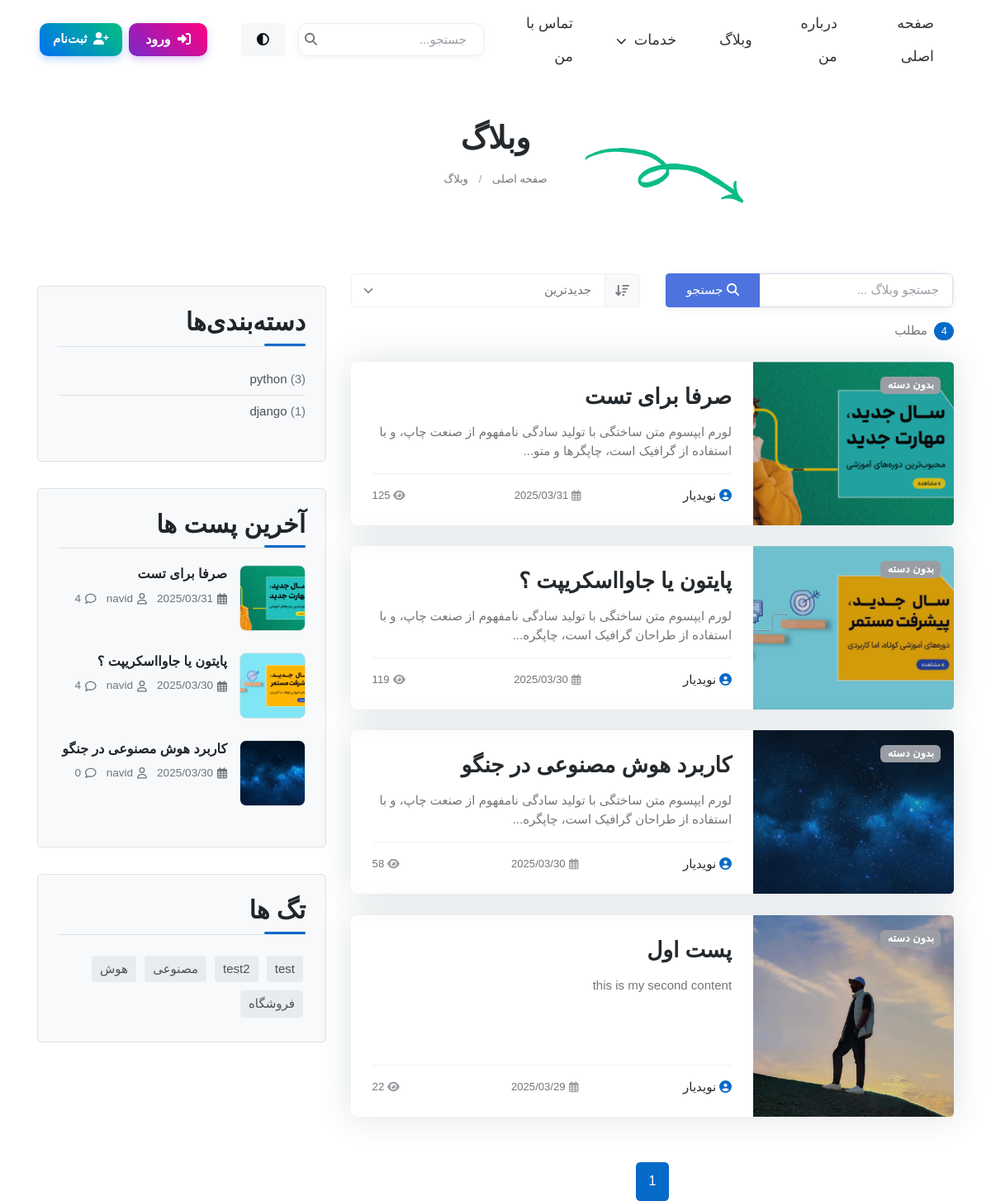
Page /blog/ (upper part) on the earlier database version.
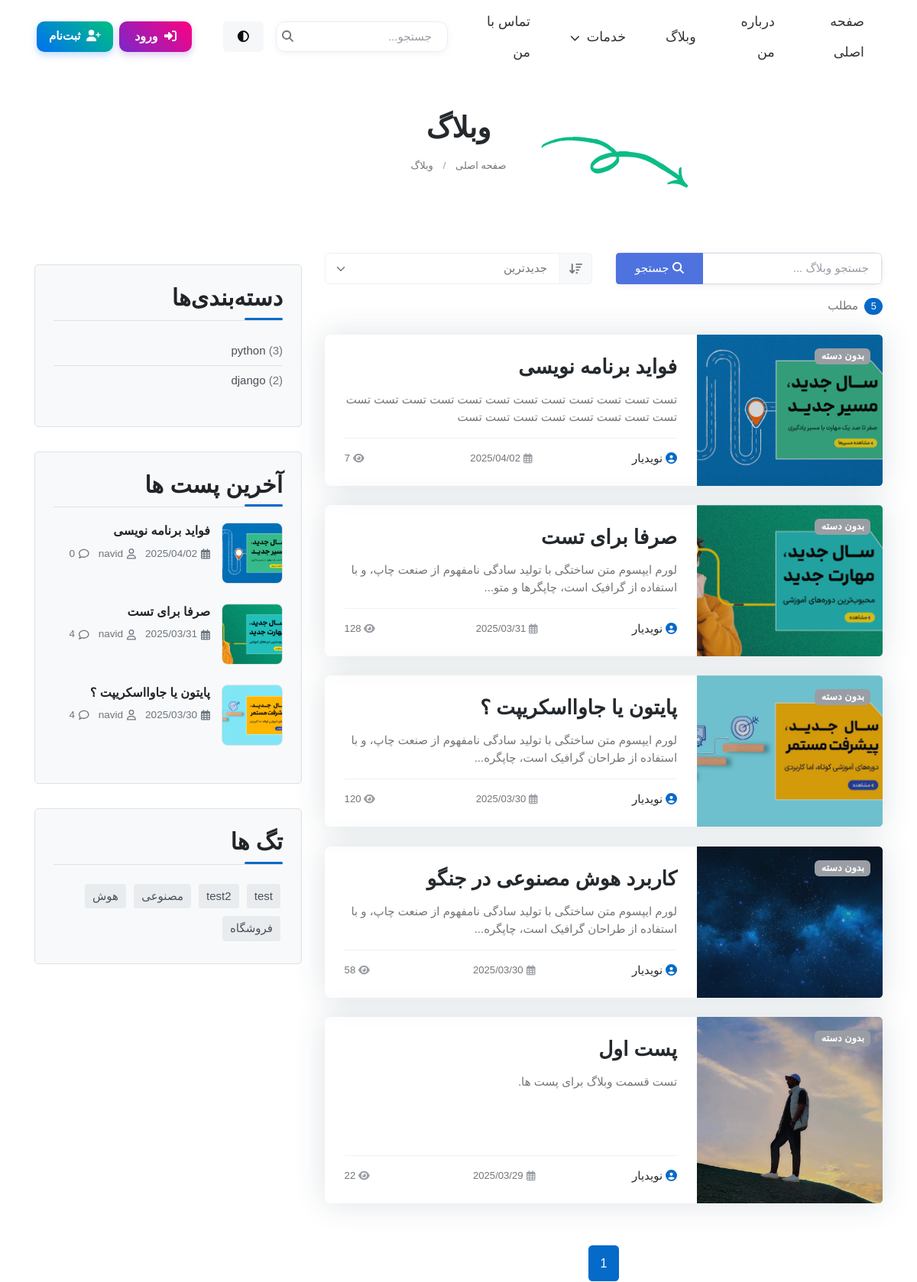
Same page on the later database version.
### blog/models.py (models this page shows, shortened)
class Post(models.Model):
    author = models.ForeignKey(User, on_delete=models.SET_NULL, null=True, blank=True)
    title = models.CharField(max_length=200 , unique=True )
    slug = models.SlugField(max_length=255, unique=True, null=True, blank=True)
    content = models.TextField()
    image = models.ImageField(upload_to='blog_images/', default='blog_images/default.jpg')
    category = models.ForeignKey(Category, on_delete=models.CASCADE, null=True, blank=True)
    tags = TaggableManager()
    count_views = models.IntegerField(default=0)
    status = models.BooleanField(default=False)
    publish_at = models.DateTimeField(null=True, blank=True)
    created_at = models.DateTimeField(auto_now_add=True)
    updated_at = models.DateTimeField(auto_now=True)
    login_required = models.BooleanField(default=False)
    class Meta:
        ordering = ['-created_at']

class Category(models.Model):
    name = models.CharField(max_length=200)
    def get_post_count(self):
        return self.post_set.filter(status=True).count()

### blog/views.py (the view)
# urls.py: path('', views.blog, name='blog'),
def blog(request):
    category_name = request.GET.get('category')
    tag_name = request.GET.get('tag')
    search_query = request.GET.get('q')
    sort_type = request.GET.get('sort', 'newest')  # مقدار پیش‌فرض: جدیدترین
    all_posts = Post.objects.filter(status=True)
    posts = all_posts
    if category_name:
        posts = posts.filter(category__name=category_name)
    if tag_name:
        posts = posts.filter(tags__name=tag_name)
    if search_query:
        posts = posts.filter(title__icontains=search_query) | posts.filter(content__icontains=search_query)
    if sort_type == 'newest':
        posts = posts.order_by('-created_at')
    elif sort_type == 'oldest':
        posts = posts.order_by('created_at')
    elif sort_type == 'popular':
        posts = posts.order_by('-count_views')
    else:
        posts = posts.order_by('-created_at')  # مرتب‌سازی پیش‌فرض
    categories = Category.objects.all().distinct()
    tags = Tag.objects.all()
    latest_posts = Post.objects.filter(status=True).order_by('-created_at')[:3]
    for post in posts:
        if not post.slug or post.slug == '':
            post.slug = slugify(post.title)
            if not post.slug:
                post.slug = f"post-{post.id}"
            post.save()
    page = request.GET.get('page', 1)
    posts_per_page = 5  # تعداد پست در هر صفحه
    paginator = Paginator(posts, posts_per_page)
    try:
        paginated_posts = paginator.page(page)
    except PageNotAnInteger:
        paginated_posts = paginator.page(1)
    except EmptyPage:
        paginated_posts = paginator.page(paginator.num_pages)
    return render(request, 'blog/index.html', {
        'posts': paginated_posts,
        'all_posts_count': posts.count(),  # تعداد پست‌های فیلتر شده
        'total_posts_count': all_posts.count(),  # تعداد کل پست‌ها
        'categories': categories,
        'tags': tags,
        'selected_category': category_name,
        'selected_tag': tag_name,
        'search_query': search_query,
        'sort_type': sort_type,
        'latest_posts': latest_posts
    })

### blog/templatetags/blog_filters.py (called while the page is built)
@register.filter(name='clean_text_excerpt')
def clean_text_excerpt(value, length=100):
    if not value:
        return ""
    text = strip_tags(value)
    text = html.unescape(text)
    text = re.sub(r'\s+', ' ', text).strip()
    if len(text) > length:
        text = text[:length] + '...'
    return text

### templates/blog/index.html (shortened to what the changed rows need)
{% extends 'base.html' %}
{% load static %}
{% load blog_filters %}
{% block content %}
    <main>
<section class="py-5">
	<div class="container">
		<div class="row position-relative">
			<div class="col-lg-10 mx-auto text-center position-relative">
				<h1 class="fs-2">وبلاگ</h1>
			</div>
		</div>
	</div>
</section>
<section class="py-5">
	<div class="container">
		<div class="row">
			<div class="col-lg-8 pt-5 pt-lg-0">
				<div class="row mb-4 align-items-center">
					<div class="col-12 col-xl-3 d-flex justify-content-between align-items-center mt-3 mt-xl-0">
						<div class="mb-0 text-end result-count">
							<span class="badge bg-primary rounded-pill me-1">{{all_posts_count}}</span>
							{% if search_query or selected_category or selected_tag %}
                                نتیجه
                                {% if all_posts_count != total_posts_count %}(از {{total_posts_count}} مطلب){% endif %}
							{% else %}
								مطلب
							{% endif %}
						</div>
					</div>
				</div>
				<div class="row g-4">
					 {% for post in posts %}
					<div class="col-12">
						<div class="card bg-transparent shadow h-100 transition-hover border-0 hover-translate-y">
							<div class="row g-0">
								<div class="col-lg-4">
									<div class="overflow-hidden rounded-start h-100">
										<img src="{% if post.image %}{{post.image.url}}{% else %} {% static 'images/blog/default-blog.jpg' %} {% endif %}" class="card-img-start h-100 w-100" alt="{{post.title}}" loading="lazy" style="object-fit: cover;">
										<div class="bg-overlay bg-dark opacity-2"></div>
										<div class="card-img-overlay d-flex align-items-start p-3">
											<div class="category-badges">
												{% for category in post.category.all %}
												<a href="/blog/?category={{category.name}}" class="badge text-bg-danger fw-bold me-1">{{category.name}}</a>
												{% empty %}
												<span class="badge text-bg-secondary fw-bold">بدون دسته</span>
												{% endfor %}
											</div>
										</div>
									</div>
								</div>
								<div class="col-lg-8">
									<div class="card-body p-4 h-100 d-flex flex-column">
										<h4 class="card-title fw-semi-bold mb-3"><a class="text-decoration-none stretched-link"
												href="{% if post.slug %}{% url 'blog:blog_single' post.slug %}{% else %}#{% endif %}">{{post.title}}</a></h4>
										<p class="text-truncate-3 mb-3">{{post.content|clean_text_excerpt:100}}</p>
										<div class="d-flex justify-content-between align-items-center border-top pt-3 mt-auto">
											<h6 class="mb-0 fw-normal"><a href="#" class="text-reset"><i class="fas fa-user-circle me-1 text-primary"></i>نویدیار</a>
											</h6>
											<span class="small me-2"><i class="far fa-calendar-alt text-secondary me-1"></i>{{post.created_at|date:"Y/m/d"}}</span>
											<span class="small"><i class="fas fa-eye text-secondary me-1"></i>{{post.count_views}}</span>
										</div>
									</div>
								</div>
							</div>
						</div>
					</div>
					{% endfor %}
				</div>
<nav class="d-flex justify-content-center mt-5" aria-label="navigation">
    <ul class="pagination pagination-primary-soft rounded mb-0">
        {% if posts.paginator.num_pages > 0 %}
            {% if posts.paginator.num_pages <= 5 %}
                {% for i in posts.paginator.page_range %}
                    {% if posts.number == i %}
                        <li class="page-item mb-0 active"><a class="page-link" href="#">{{ i }}</a></li>
                    {% else %}
                        <li class="page-item mb-0">
                            <button class="page-link" onclick="changePage(`{{ i }}`)">{{ i }}</button>
                        </li>
                    {% endif %}
                {% endfor %}
            {% endif %}
        {% endif %}
    </ul>
</nav>
			</div>
			<div class="col-lg-4 pt-5 pt-lg-0">
				<div class="col-md-6 col-xl-12  pb-4">
				{% include 'blog/blog-side.html' %}
				</div>
			</div>
</section>
    </main>
</body>
</html>
{% endblock %}

### templates/blog/blog-side.html (shortened to what this page needs)
{% load static %}
<link rel="stylesheet" href="{% static 'css/blog-single.css' %}">
 <div class="sidebar-box">
    <h3 class="heading-sidebar">دسته‌بندی‌ها</h3>
    <ul class="categories">
      {% for category in categories %}
      <li><a href="{% url 'blog:blog' %}?category={{ category.name }}">{{ category.name }} <span>({{ category.get_post_count }})</span></a></li>
      {% empty %}
      <li><a href="{% url 'blog:blog' %}">بدون دسته‌بندی</a></li>
      {% endfor %}
    </ul>
  </div>
  <div class="sidebar-box">
    <h3 class="heading-sidebar">آخرین پست ها</h3>
    {% for post in latest_posts %}
    <div class="block-21 mb-4 d-flex">
      <a class="blog-img mr-4" style="background-image: url('{{ post.image.url }}');"></a>
      <div class="text">
        <h3 class="heading"><a href="{% url 'blog:blog_single' post.slug %}">{{ post.title }}</a></h3>
        <div class="meta">
          <div><a href="#"><i class="far fa-calendar-alt" style="margin-left: 5px;"></i> {{ post.created_at|date:"Y/m/d" }}</a></div>
          <div><a href="#"><i class="far fa-user" style="margin-left: 5px;"></i> {{ post.author.first_name }}</a></div>
          <div><a href="#comments-section"><i class="far fa-comment" style="margin-left: 5px;"></i> {{ post.comment_set.filter.count }}</a></div>
        </div>
      </div>
    </div>
    {% empty %}
    <p>هیچ پستی یافت نشد.</p>
    {% endfor %}
  </div>
  <div class="sidebar-box">
    <h3 class="heading-sidebar">تگ ها</h3>
    <div class="tagcloud">
      {% for tag in tags %}
      <a href="{% url 'blog:blog' %}?tag={{ tag.name }}" class="tag-cloud-link">{{ tag.name }}</a>
      {% empty %}
      <p>هیچ تگی یافت نشد</p>
      {% endfor %}
    </div>
  </div>

Differences in the rows shown:
no longer on one of the page's lists (row unchanged): Post: title "کاربرد هوش مصنوعی در جنگو", created_at "2025/03/30", author.first_name "navid", comment_set.filter.count "0"
added Post: image (picture), title "فواید برنامه نویسی", content|clean_text_excerpt "تست تست تست تست تست تست تست تست تست تست تست تست تست تست تست تست تست تست تست تست", created_at "2025/04/02", count_views "7", author.first_name "navid", comment_set.filter.count "0"
changed Post "صرفا برای تست": count_views "125" → "128"
changed Post "پایتون یا جاوااسکریپت ؟": count_views "119" → "120"
changed Post "پست اول": content|clean_text_excerpt "this is my second content" → "تست قسمت وبلاگ برای پست ها."
computed for Category "django": get_post_count "1" → "2"
Other differences:
{{ all_posts_count }}: "4" → "5"
